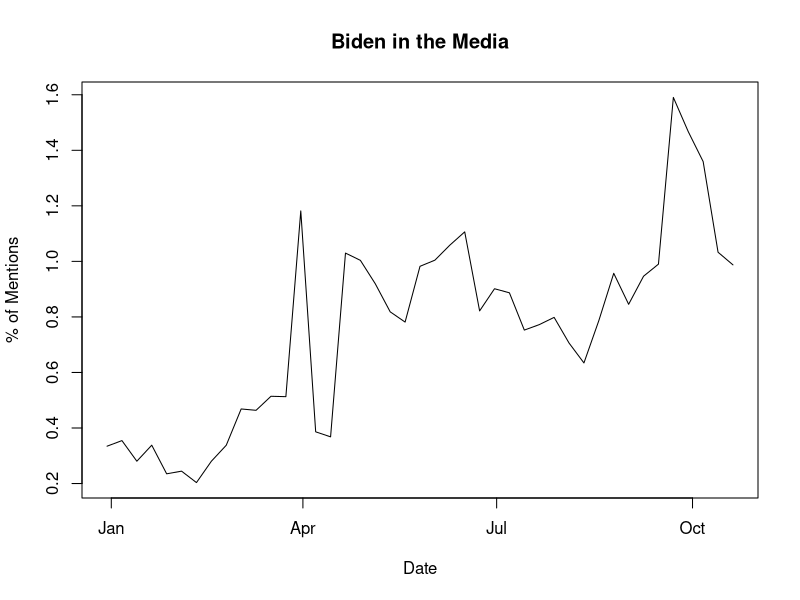
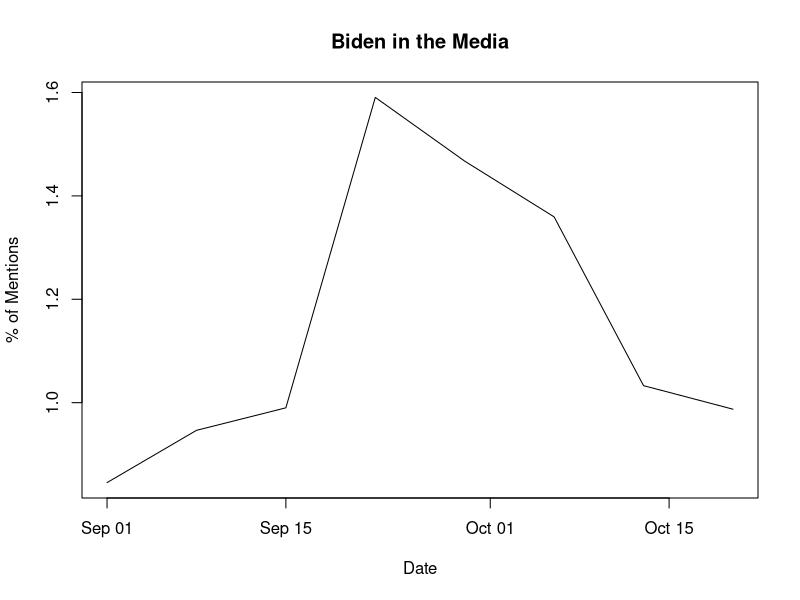

The R source for these figures, in order:
## ---- chunk 1
knitr::opts_chunk$set(echo = TRUE)
## ---- chunk 2
cable_data <- data.frame(read.csv("media-mentions-2020/cable_weekly.csv"))
online_data <- data.frame(read.csv("media-mentions-2020/online_weekly.csv"))
## ---- chunk 3
all_data <- data.frame(cable_data$date, cable_data$name, 
                       cable_data$pct_of_all_candidate_clips,
                       online_data$pct_of_all_candidate_stories)
names(all_data) <- c("Date","Name","Clips","Stories")
## ---- chunk 4
all_biden <- subset(all_data, Name == "Joe Biden")
all_biden$Date <- as.Date(all_biden$Date)
## ---- chunk 5
plot(all_biden$Date, all_biden$Clips + all_biden$Stories,
     type = "l", main = "Biden in the Media", xlab = "Date",
     ylab = "% of Mentions")
## ---- chunk 6
all_biden <- subset(all_biden, Date >= "2019-09-01")
plot(all_biden$Date, all_biden$Clips + all_biden$Stories,
     type = "l", main = "Biden in the Media", xlab = "Date",
     ylab = "% of Mentions")
